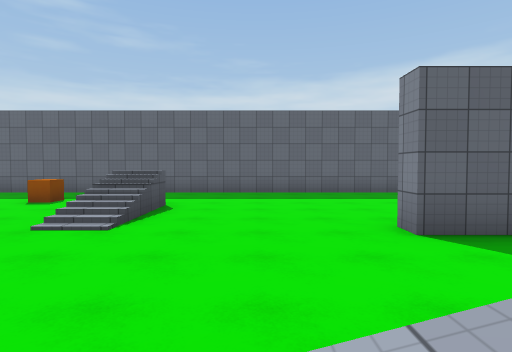
view 1 (above)

16 first-person views from a walk through a 3-D level made in the Unity game engine. The camera is 1.3 m above the floor, tilts 2° down and sees 80° across. The floor is counted in squares, 2 m on a side. Each view is taken from the middle of a square. On the plan, view 1 faces up. The plan holds only what a view shows up to about 10 squares ahead; the rest is blank. The player is left out. Surface patterns are stand-ins for the level's own textures.

view 2
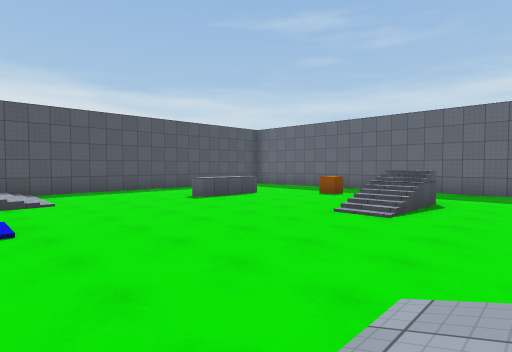

view 3
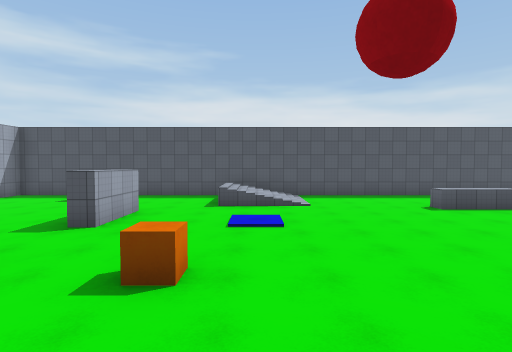

view 4
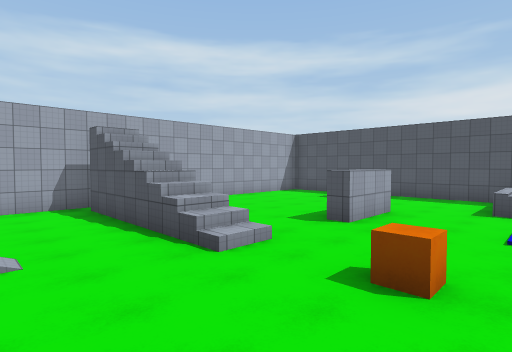

view 5
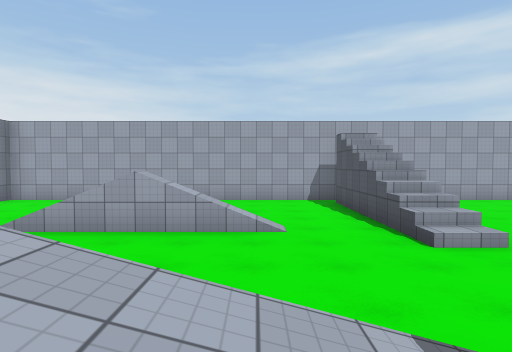

view 6
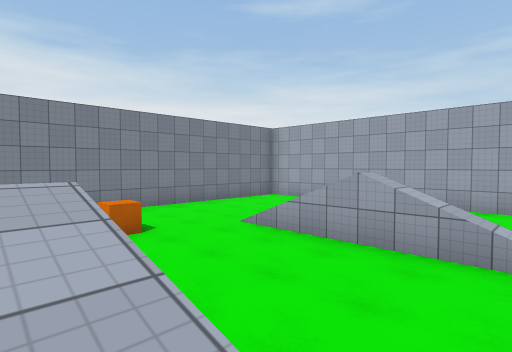

view 7
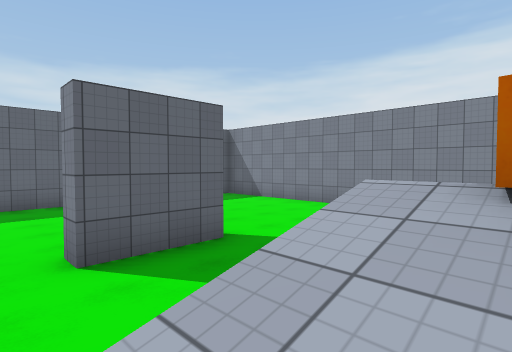

view 8
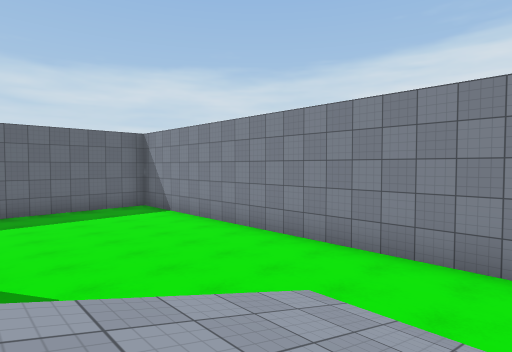

view 9
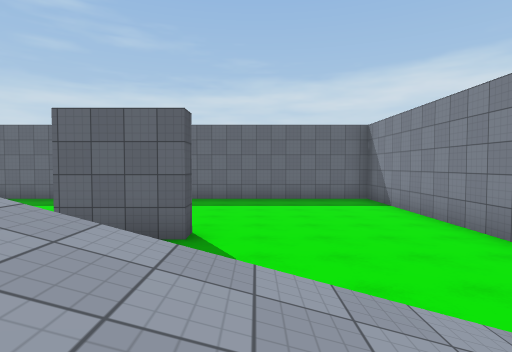

view 10
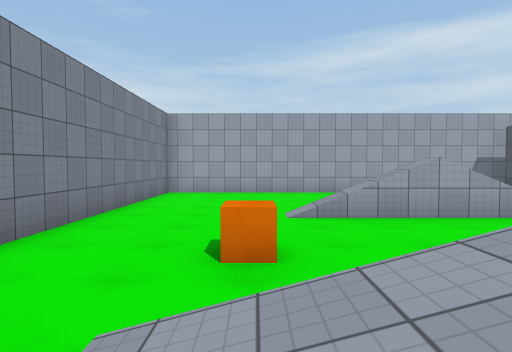

view 11
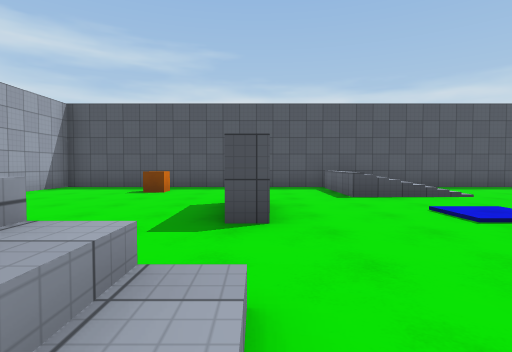

view 12
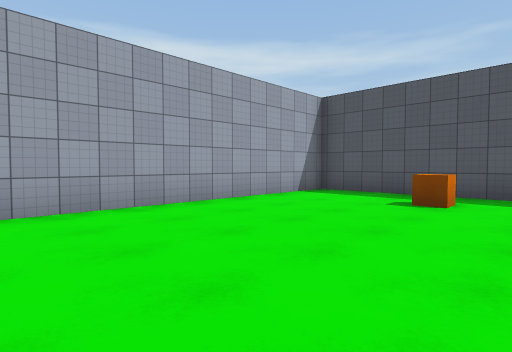

view 13
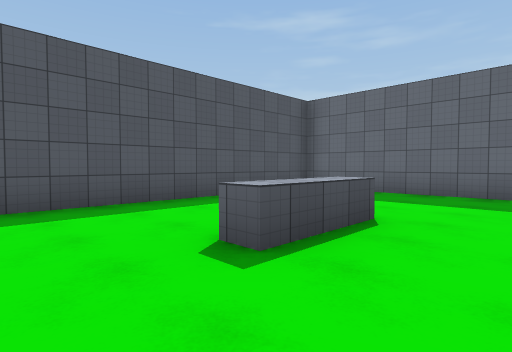

view 14
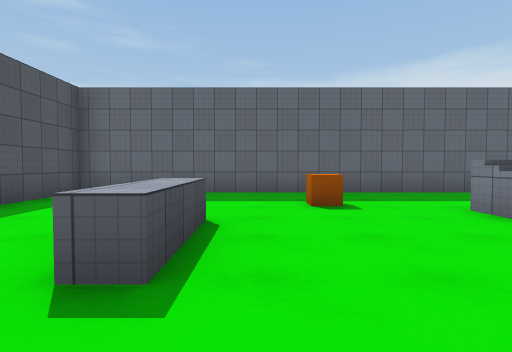

view 15
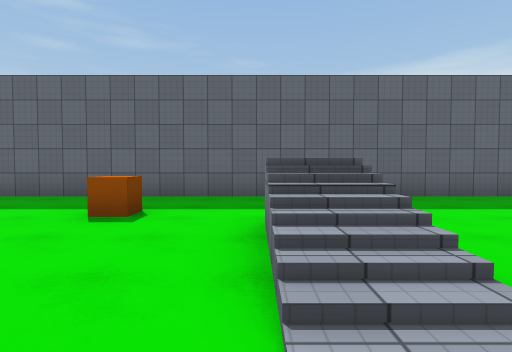

view 16
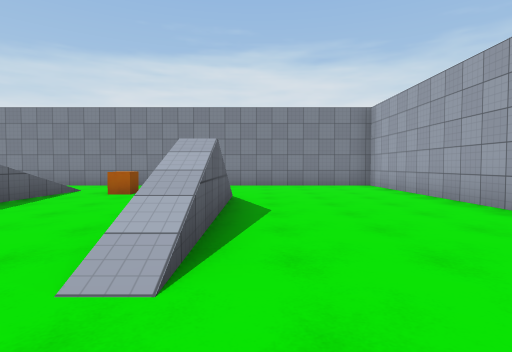

### Floor plan
Key: @ floor where view 1 was taken; # wall or solid block; . floor; / step, stairs or slope; = window, fence, low wall or low ledge; ^ raised ledge; v drop or lower ground; C orange cube.
Columns run from 11 left of view 1 to 9 right of it. Each row starts with its distance up from view 1.
 10  ####################
  9 #  .................#
  8 #. .................#
  7 #.....C.............#
  6 #........#..........#
  5 #...^....=..........#
  4 #...^........##.....#
  3 #...................#
  2 #...................#
  1 #........../=v.v=/..#
  0 #////......@//C///..#
 -1 #////......///////..#
 -2 #//=.....C..........#
 -3 #................C..#
 -4 #....##../..........#
 -5 #......../..=###....#
 -6 #.C....../..........#
 -7 #......../..........#
 -8 #......../..........#
 -9 #........#..........#
-10 #####################

Where each view was taken, in squares from view 1:
view 1: 0 up, 0 right, facing up
view 2: 1 down, 0 right, facing up-left
view 3: 1 down, 1 right, facing left
view 4: 1 down, 1 right, facing down-left
view 5: 0 up, 1 right, facing down
view 6: 1 down, 1 right, facing down-right
view 7: 0 up, 1 right, facing up-right
view 8: 1 down, 4 right, facing up-right
view 9: 1 down, 5 right, facing up
view 10: 0 up, 6 right, facing down
view 11: 4 down, 1 left, facing left
view 12: 5 down, 3 left, facing down-left
view 13: 2 up, 5 left, facing up-left
view 14: 2 up, 6 left, facing up
view 15: 3 up, 3 left, facing up
view 16: 6 down, 1 left, facing right
